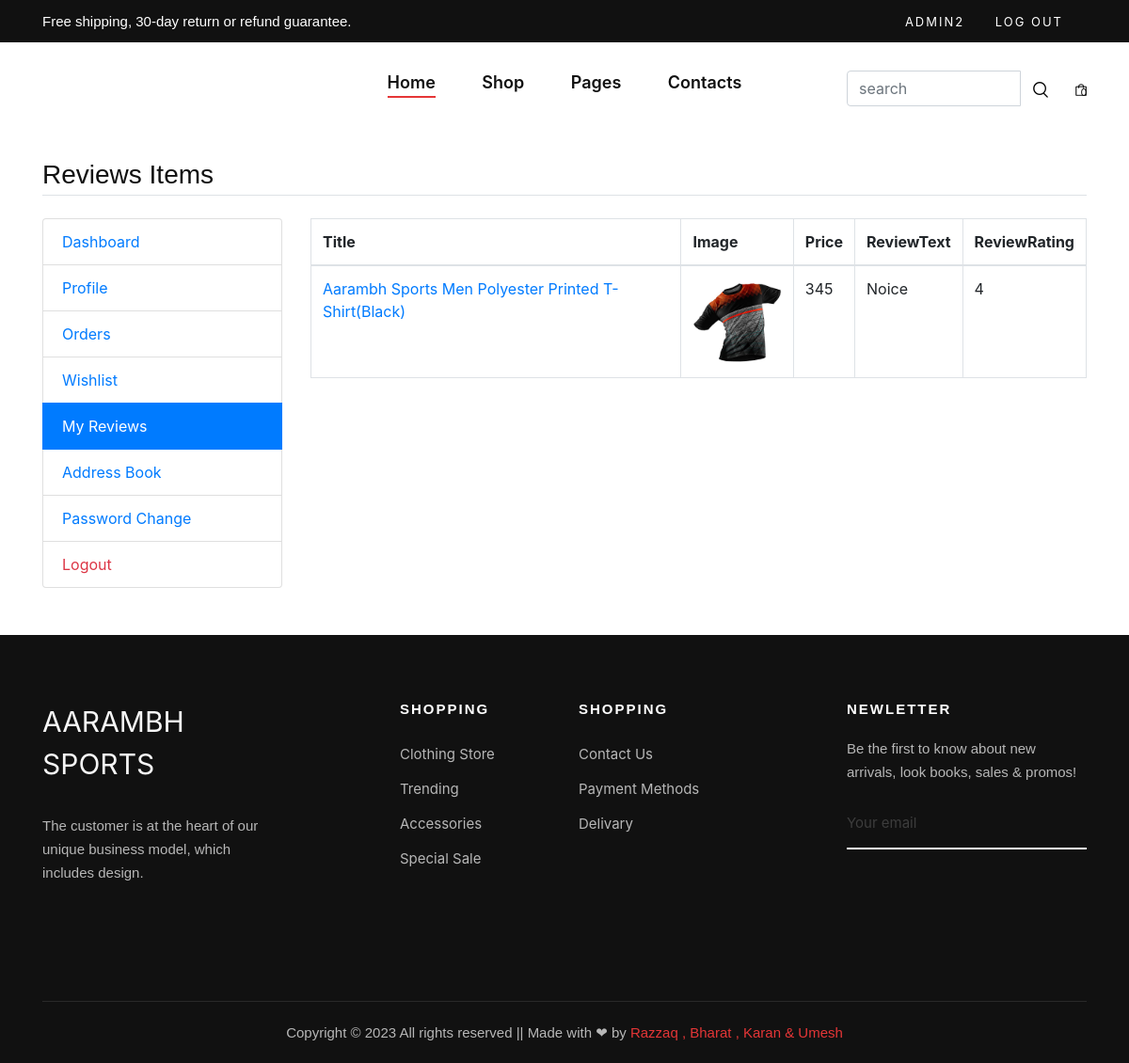
The app's page /my-reviews (signed in) with its own data.
### main/models.py (models this page shows, shortened)
class ProductReview(models.Model):
    user = models.ForeignKey(User, on_delete=models.CASCADE)
    product = models.ForeignKey(Product, on_delete=models.CASCADE)
    review_text = models.TextField()
    review_rating = models.CharField(choices=RATING, max_length=150)
    class Meta:
        verbose_name_plural = 'Reviews'

class Product(models.Model):
    title = models.CharField(max_length=200)
    slug = models.CharField(max_length=400)
    detail = models.TextField()
    specs = models.TextField()
    category = models.ForeignKey(Category, on_delete=models.CASCADE)
    brand = models.ForeignKey(Brand, on_delete=models.CASCADE)
    status = models.BooleanField(default=True)
    is_featured = models.BooleanField(default=False)
    created = models.DateField(
        default=datetime.datetime.now(), blank=True, null=True)
    class Meta:
        verbose_name_plural = '6. Products'

class ProductAttribute(models.Model):
    product = models.ForeignKey(Product, on_delete=models.CASCADE)
    color = models.ForeignKey(Color, on_delete=models.CASCADE)
    size = models.ForeignKey(Size, on_delete=models.CASCADE)
    price = models.PositiveIntegerField(default=0)
    image = models.ImageField(upload_to="product_imgs/", null=True)
    class Meta:
        verbose_name_plural = '7. ProductAttributes'

### main/views.py (the view)
# urls.py: path('my-reviews', views.my_reviews, name='my-reviews'),
def my_reviews(request):
    reviews = ProductReview.objects.filter(user=request.user).order_by('-id')
    return render(request, 'user/reviews.html', {'reviews': reviews})

### main/template_context.py (called while the page is built)
def get_filters(request):
	cats=Product.objects.distinct().values('category__title','category__id')
	brands=Product.objects.distinct().values('brand__title','brand__id')
	colors=ProductAttribute.objects.distinct().values('color__title','color__id','color__color_code')
	sizes=ProductAttribute.objects.distinct().values('size__title','size__id')
	minMaxPrice=ProductAttribute.objects.aggregate(Min('price'),Max('price'))
	data={
		'cats':cats,
		'brands':brands,
		'colors':colors,
		'sizes':sizes,
		'minMaxPrice':minMaxPrice,
	}
	return data

### main/templates/user/reviews.html
{% extends 'base.html' %}
{% load static %}
{% block content %}
<main class="container my-4">
	<h3 class="my-4 border-bottom pb-1">Reviews Items</h3>
	<div class="row">
		<div class="col-md-3">
			{% include 'user/user-sidebar.html' %}
		</div>
		<div class="col-md-9">
			<div class="table-responsive">
				<table class="table-bordered table">
					<thead>
						<tr>
							<th>Title</th>
							<th>Image</th>
							<th>Price</th>
							<th>ReviewText</th>
							<th>ReviewRating</th>
						</tr>
					</thead>
					<tbody>
						{% for review in reviews %}
						<tr>
							<td><a href="/product/{{review.product.slug}}/{{review.product.id}}">{{review.product.title}}</a></td>
							<td>
								<img width="100" src="/media/{{review.product.productattribute_set.first.image}}" alt="{{review.product.title}}">
							</td>
							<td>{{review.product.productattribute_set.first.price}}</td>
							<td>{{review.review_text}}</td>
							<td>{{review.review_rating}}</td>
						</tr>
						{% endfor %}
					</tbody>
				</table>
			</div>
		</div>
	</div>
</main>
{% endblock %}

### main/templates/partials/header.html (shortened to what this page needs)
<link rel="stylesheet" href="https://cdn.jsdelivr.net/npm/bootstrap@4.6.2/dist/css/bootstrap.min.css">
  {% load static %}
    <header class="header">
        <div class="header__top">
            <div class="container">
                <div class="row">
                    <div class="col-lg-6 col-md-7">
                        <div class="header__top__left">
                            <p>Free shipping, 30-day return or refund guarantee.</p>
                        </div>
                    </div>
                    <div class="col-lg-6 col-md-5">
                        <div class="header__top__right">
                            <div class="header__top__links">
                                {% if request.user.is_authenticated %}
                                <a href="">{{ user.username }}</a>
                                <a href="{% url 'logout' %}">Log out</a>
                                {% else %}
                                <a href="{% url 'login' %}">Log in</a>
                                <a href="{% url 'signup' %}">Sign Up</a>
                                <a href="#">FAQs</a>
                                {% endif %}
                            </div>
                        </div>
                    </div>
                </div>
            </div>
        </div>
        <div class="container">
            <div class="row">
                <div class="col-lg-3 col-md-3">
                    <div class="header__logo">
                    </div>
                </div>
                <div class="col-lg-6 col-md-6">
                    <nav class="header__menu mobile-menu">
                        <ul>
                            <li class="active"><a href="/">Home</a></li>
                            <li><a href="/product-list">Shop</a></li>
                            <li><a href="#">Pages</a>
                            </li>
                            <li><a href="/contact">Contacts</a></li>
                        </ul>
                    </nav>
                </div>
                <div class="col-lg-3 col-md-3">
                    <div class="header__nav__option d-flex justify-content-between align-items-center ">
                        <form class="form-inline inline  my-lg-0 inline mr-3" action="/search">
                            <div class="input-group">
                                <input name="q" type="text" class="form-control" placeholder="search" />
                                <button class="btn" type="submit"><img src="{% static 'public/img/icon/search.png' %}" alt=""></button>
                            </div>
                        </form>
                        <a href="{% url 'cart' %}"><img src="{% static 'public/img/icon/cart.png' %}" alt=""> <span>{{request.session.cartdata|length}}</span></a>
                    </div>
                </div>
            </div>
        </div>
    </header>

### static/public/css/style.css (style rules this page uses)
html, body { height: 100%; font-family: "Nunito Sans", sans-serif; -webkit-font-smoothing: antialiased; }
h1, h2, h3, h4, h5, h6 { margin: 0; color: #111111; font-weight: 400; font-family: "Nunito Sans", sans-serif; }
h3 { font-size: 30px; }
p { font-size: 15px; font-family: "Nunito Sans", sans-serif; color: #3d3d3d; font-weight: 400; line-height: 25px; margin: 0 0 15px 0; }
img { max-width: 100%; }
ul, ol { padding: 0; margin: 0; }
.header { background: #ffffff; }
.header__top { background: #111111; padding: 10px 0; }
.header__top__left p { color: #ffffff; margin-bottom: 0; }
.header__top__right { text-align: right; }
.header__top__links { display: inline-block; margin-right: 25px; }
.header__top__links a { color: #ffffff; font-size: 13px; text-transform: uppercase; letter-spacing: 2px; margin-right: 28px; display: inline-block; }
.header__top__links a:last-child { margin-right: 0; }
.header__logo { padding: 30px 0; }
.header__menu { text-align: center; padding: 26px 0 25px; }
.header__menu ul li { list-style: none; display: inline-block; margin-right: 45px; position: relative; }
.header__menu ul li.active a:after { -webkit-transform: scale(1); -ms-transform: scale(1); transform: scale(1); }
.header__menu ul li:last-child { margin-right: 0; }
.header__menu ul li a { font-size: 18px; color: #111111; display: block; font-weight: 600; position: relative; padding: 3px 0; }
.header__menu ul li a:after { position: absolute; left: 0; bottom: 0; width: 100%; height: 2px; background: #e53637; content: ""; -webkit-transition: all, 0.5s; -o-transition: all, 0.5s; transition: all, 0.5s; -webkit-transform: scale(0); -ms-transform: scale(0); transform: scale(0); }
.header__nav__option { text-align: right; padding: 30px 0; }
.header__nav__option a { display: inline-block; margin-right: 26px; position: relative; }
.header__nav__option a span { color: #0d0d0d; font-size: 11px; position: absolute; left: 5px; top: 8px; }
.header__nav__option a:last-child { margin-right: 0; }
@media only screen and (min-width: 1200px) { .container { max-width: 1170px; } }

### records on screen
ProductReview: product "Aarambh Sports Men Polyester Printed T-Shirt(Black)", product.productattribute_set.first.image (picture), product.productattribute_set.first.price "345", review_text "Noice", review_rating "4"

### other values on screen
{{ user.username }} "ADMIN2"
{{ request.session.cartdata|length }} "0"
